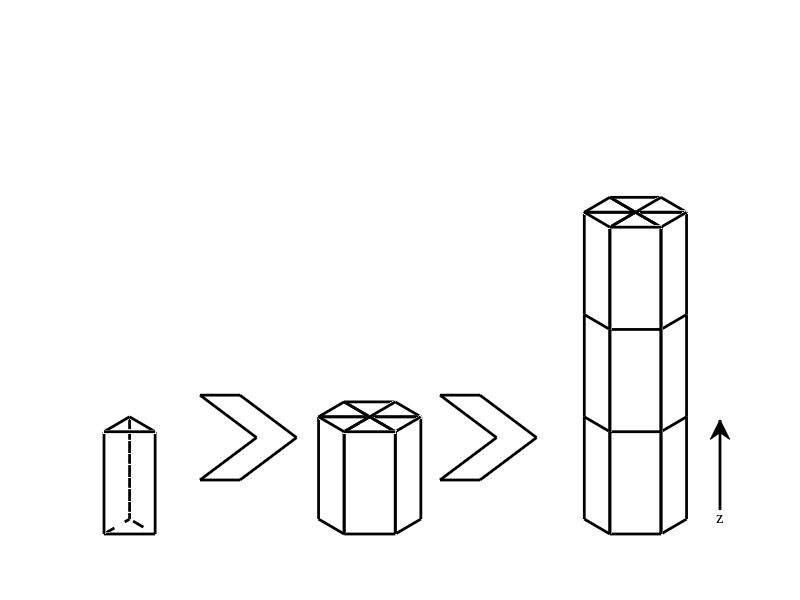

This chart was generated by the following MATLAB code:
clear
close all

% plot wedge --> chunk --> Hex
f2f = 1;
LW = 2;

half = 0.5 * f2f;
side = (2.0 * half) / sqrt(3.0);
base = 0.5 * side;
% hex with f2f=1, centered at origin
hex = [...
    0,0,0;
    base, half, 0;
    -base, half,0;
    0,0,0;
    -base, half,0;
    -side, 0,0;
    0,0,0;
    -side, 0,0;
    -base, -half,0;
    0,0,0;
    -base, -half,0;
    base, -half,0;
    0,0,0;
    base, -half,0;
    side,0,0;
    0,0,0;
    side,0,0;
    base,half,0
    ];
hex(:,2)=hex(:,2)+half;
height = 4*side;

assy_front = [...
    -side, 0,height;
    -side, 0,0;
    -base, -half,0;
    -base, -half,height;
    -base, -half,0;
    base, -half,0;
    base, -half,height;
    base, -half,0;
    side,0,0;
    side,0,height;
    ];
assy_front(:,2)=assy_front(:,2)+half;
   
first_wedge_front = [...
    0 0 height;
    side 0 height;
    side*cos(pi/3) side*sin(pi/3) height;
    0 0 height;
    0 0 0;
    side 0 0;
    side 0 height;
    ];
first_wedge_rear = [...
    0 0 0;
    side*cos(pi/3) side*sin(pi/3) 0;
    side*cos(pi/3) side*sin(pi/3) height;
    side*cos(pi/3) side*sin(pi/3) 0;
    side 0 0;
    ];    
   
figure
z1 = ones(size(hex(:,1)));
hold on
% wedge
plot3(first_wedge_front(:,1),first_wedge_front(:,2),first_wedge_front(:,3),'k','LineWidth',LW)
plot3(first_wedge_rear(:,1), first_wedge_rear(:,2), first_wedge_rear(:,3),'--k','LineWidth',LW)

% chunk
chunk_offset = 3;
plot3(hex(:,1)+chunk_offset,hex(:,2),hex(:,3)+height,'k','LineWidth',LW);
plot3(assy_front(:,1)+chunk_offset,assy_front(:,2),assy_front(:,3),'k','LineWidth',LW)

% hex
hex_offset = 6;
plot3(hex(:,1)+hex_offset,hex(:,2),hex(:,3)+3*height,'k','LineWidth',LW);
plot3(assy_front(:,1)+hex_offset,assy_front(:,2),assy_front(:,3),'k','LineWidth',LW)
plot3(assy_front(:,1)+hex_offset,assy_front(:,2),assy_front(:,3)+height,'k','LineWidth',LW)
plot3(assy_front(:,1)+hex_offset,assy_front(:,2),assy_front(:,3)+2*height,'k','LineWidth',LW)

xlim([0,7])
ylim([0,6])
zlim([0,7])
xlabel('x')
ylabel('y')
zlabel('z')
view([0 30])

% add chevrons now that camera is fixed
annotation('line',[0.25,0.3],[0.2,0.2],'LineWidth',LW);
annotation('line',[0.3,0.3+0.1*0.5*sqrt(2.)],[0.2,0.2+0.1*0.5*sqrt(2.)],'LineWidth',LW);
annotation('line',[0.3+0.1*0.5*sqrt(2.),0.3],[0.2+0.1*0.5*sqrt(2.),0.2+2*0.1*0.5*sqrt(2.)],'LineWidth',LW);
annotation('line',[0.25,0.3],[0.2,0.2]+2*0.1*0.5*sqrt(2.),'LineWidth',LW);
annotation('line',[0.25,0.25+0.1*0.5*sqrt(2.)],[0.2+2*0.1*0.5*sqrt(2.),0.2+0.1*0.5*sqrt(2.)],'LineWidth',LW);
annotation('line',[0.25+0.1*0.5*sqrt(2.),0.25],[0.2+0.1*0.5*sqrt(2.),0.2],'LineWidth',LW);

dumb = 0.3;
annotation('line',dumb+[0.25,0.3],[0.2,0.2],'LineWidth',LW);
annotation('line',dumb+[0.3,0.3+0.1*0.5*sqrt(2.)],[0.2,0.2+0.1*0.5*sqrt(2.)],'LineWidth',LW);
annotation('line',dumb+[0.3+0.1*0.5*sqrt(2.),0.3],[0.2+0.1*0.5*sqrt(2.),0.2+2*0.1*0.5*sqrt(2.)],'LineWidth',LW);
annotation('line',dumb+[0.25,0.3],[0.2,0.2]+2*0.1*0.5*sqrt(2.),'LineWidth',LW);
annotation('line',dumb+[0.25,0.25+0.1*0.5*sqrt(2.)],[0.2+2*0.1*0.5*sqrt(2.),0.2+0.1*0.5*sqrt(2.)],'LineWidth',LW);
annotation('line',dumb+[0.25+0.1*0.5*sqrt(2.),0.25],[0.2+0.1*0.5*sqrt(2.),0.2],'LineWidth',LW);

% add arrow and z
annotation('textarrow',[0.9,0.9],[0.15,0.3],'String','z','LineWidth',LW,'FontSize',12,'FontName','Times New Roman')

set(gca,'Visible','off');
print(gcf,'../figs/chunk_description.eps','-depsc2');
close(gcf)